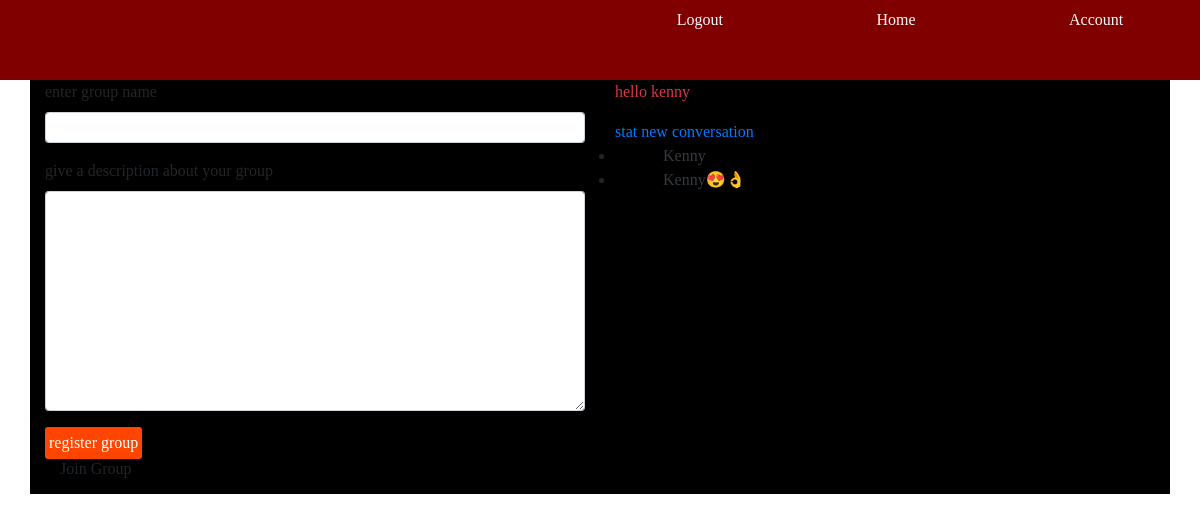
Screenshot of /home (signed in) with the database file from the repository.
### app.py (models this page shows, shortened)
class User(db.Model):
    id = db.Column(db.Integer, primary_key=True)
    name = db.Column(db.String(200), nullable=False)
    email = db.Column(db.String(200), nullable=False)
    hash = db.Column(db.String(200), nullable=False)
    password = db.Column(db.String(200), nullable=False)

### app.py (the view)
@app.route('/home')
def home():
    if 'email' and 'username' in session:
        user = User.query.filter_by().all()
        name = session['username']
        return render_template('index.html', name=name, user=user)
    else:
        return redirect(url_for('login'))

### templates/index.html (shortened to what this page needs)
{% extends 'base.html'%}
{% block body%}
<div class="container one">
    <div class="row">
        <div class="col-lg-6">
            <form>
                <div class="form-group">
                    <label for="name">enter group name</label>
                    <input type="text" class="form-control form-control-sm" id="groupname">
                </div>
                <div class="form-group">
                    <label for="description">give a description about your group</label>
                    <textarea id="groupdescription" cols="30" rows="10" class="form-control form-control-sm"></textarea>
                </div>
                <input type="submit" value="register group" class="abs" id="sbt">
            </form>
            <div class="container">
                <h6 class="text text-capitalize mt-lg-5">join group</h6>
            </div>
        </div>
        <div class="col-lg-6">
            <p class="text text-danger">hello {{name}}</p>
            <a href="">stat new conversation</a>
            <ul>
                {% for user in user%}
                    <li><a href="{{url_for('converse', id=user.id)}}" class="text text-capitalize text-dark ml-lg-5">{{user.name}}</a></li>
                {%endfor%}
            </ul>
        </div>
    </div>
</div>
{%endblock body%}

### static/css/index.css (style rules this page uses)
* { box-sizing: border-box; padding: 0px; margin: 0px; font-family : san-serif; }
.abs { position: absolute !important; border-style: none; padding: 4px; background-color: orangered; border-radius: 3px; outline: none; color: white; }
.one { background-color: black; }

### rows the page displays
User: name "kenny", name "Kenny"
User: name "Kenny😍👌"
